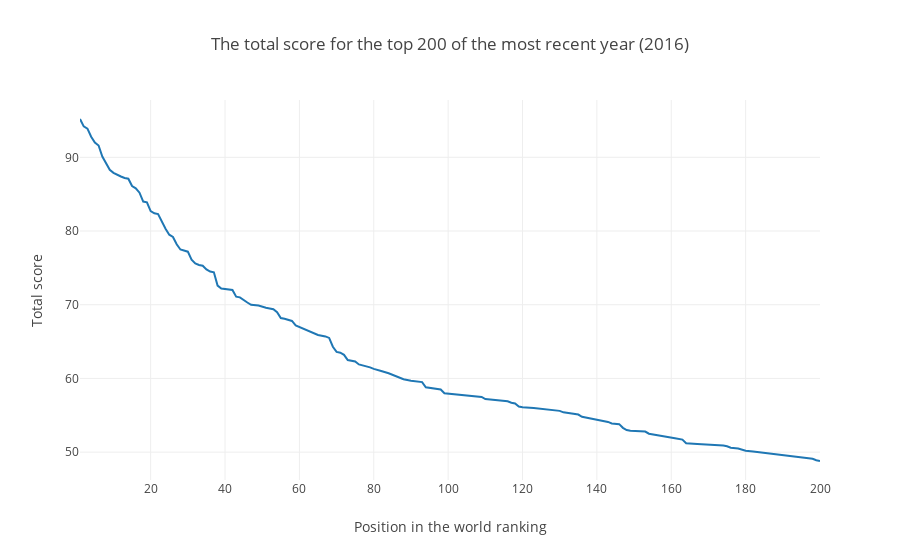

Notebook code for this chart:
### Code cell
# Importeer nodige functies en modules
from plotly.offline import init_notebook_mode, iplot
import plotly.graph_objs as go

# Start notebook mode
init_notebook_mode(connected=True)

# Create random data with numpy
import numpy as np


# Create a trace
trace1 = go.Scatter(
    x=latest_year['world_rank'],
    y=latest_year['total_score'],
    mode = 'lines'
)

data = [trace1]

# Edit the layout
layout = dict(title = 'The total score for the top 200 of the most recent year (2016)',
              xaxis = dict(title = 'Position in the world ranking'),
              yaxis = dict(title = 'Total score'),
              )

fig = dict(data=data, layout=layout)
iplot(fig, filename='basic-line')

### Figure 1 — Plotly figure (JSON) as saved in the notebook; plotly's stock layout.template omitted (floating-point values rounded to 4 significant figures; data arrays with more than 128 entries replaced by an {"elided": "..."} marker saying what was removed)
{"data": [{"mode": "lines", "type": "scatter", "uid": "4c11250d-ae45-42e7-a59a-90292bc4d50f", "x": {"elided": "198 int values"}, "y": {"elided": "198 float values"}}], "layout": {"title": {"text": "The total score for the top 200 of the most recent year (2016)"}, "xaxis": {"title": {"text": "Position in the world ranking"}}, "yaxis": {"title": {"text": "Total score"}}}}
